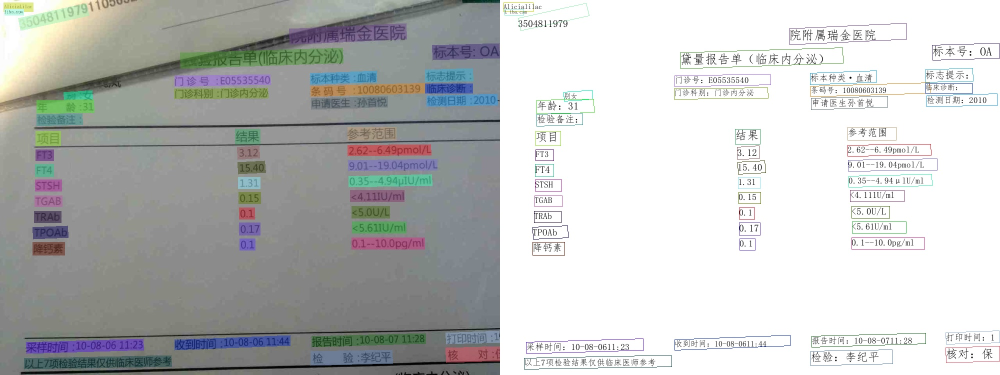
#> input picture PaddleOCR/deploy/Jetson/images/00057937.jpg, 2000 x 750 px (shown at 1/2 size); its folder holds only this picture in this run
$ python -i utility.py   (imports and definitions only)
#> lines starting #> are read from the running program, lines starting #| are printed output that depends on the picture; after the words box and inside, x2 and y2 are one past the last pixel; in counts of white or black regions, pixels touching at a corner belong together
#> further down, picture is the input picture: shape (750, 2000, 3); mean B, G, R 192.1, 193.2, 191.6
# Copyright (c) 2020 PaddlePaddle Authors. All Rights Reserved.
#
# Licensed under the Apache License, Version 2.0 (the "License");
# you may not use this file except in compliance with the License.
# You may obtain a copy of the License at
#
#     http://www.apache.org/licenses/LICENSE-2.0
#
# Unless required by applicable law or agreed to in writing, software
# distributed under the License is distributed on an "AS IS" BASIS,
# WITHOUT WARRANTIES OR CONDITIONS OF ANY KIND, either express or implied.
# See the License for the specific language governing permissions and
# limitations under the License.

import logging
import os
import cv2
import random
import numpy as np
import paddle
import importlib.util
import sys
import subprocess


# [34 lines left out: functions print_dict, get_check_global_params, not called in this run]


def _check_image_file(path):
    img_end = {"jpg", "bmp", "png", "jpeg", "rgb", "tif", "tiff", "gif", "pdf"}
    return any([path.lower().endswith(e) for e in img_end])


# [17 lines left out: function get_image_file_list, not called in this run]
    # return imgs_lists


def binarize_img(img):
    if len(img.shape) == 3 and img.shape[2] == 3:
        gray = cv2.cvtColor(img, cv2.COLOR_BGR2GRAY)  # conversion to grayscale image
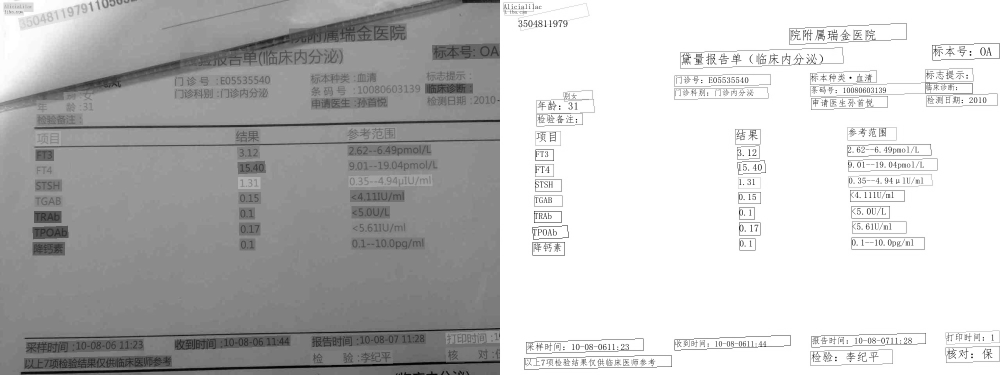
#> gray: shape (750, 2000) (shown at 1/2 size); min 0, max 255, mean 192.6
        # use cv2 threshold binarization
        _, gray = cv2.threshold(gray, 0, 255, cv2.THRESH_BINARY + cv2.THRESH_OTSU)
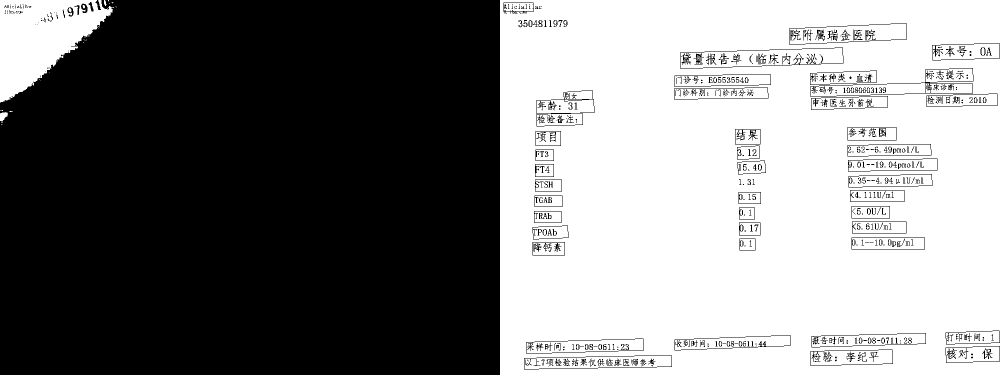
#> gray: shape (750, 2000) (shown at 1/2 size); 49.8% white; 182 white regions (136 under 20 px), largest, box (x1, y1, x2, y2) and area: (1000, 0, 2000, 750) 695444, (0, 0, 228, 205) 26556, (1704, 476, 1849, 498) 2813
        img = cv2.cvtColor(gray, cv2.COLOR_GRAY2BGR)
    return img


# [92 lines left out: functions alpha_to_color, check_and_read, load_vqa_bio_label_maps, set_seed, check_install, not called in this run]


class AverageMeter:
    def __init__(self):
        self.reset()

    # [13 lines left out: functions reset, update, not called in this run]

>>> import cv2
>>> picture = cv2.imread('../../deploy/Jetson/images/00057937.jpg')
>>> result = binarize_img(picture)
